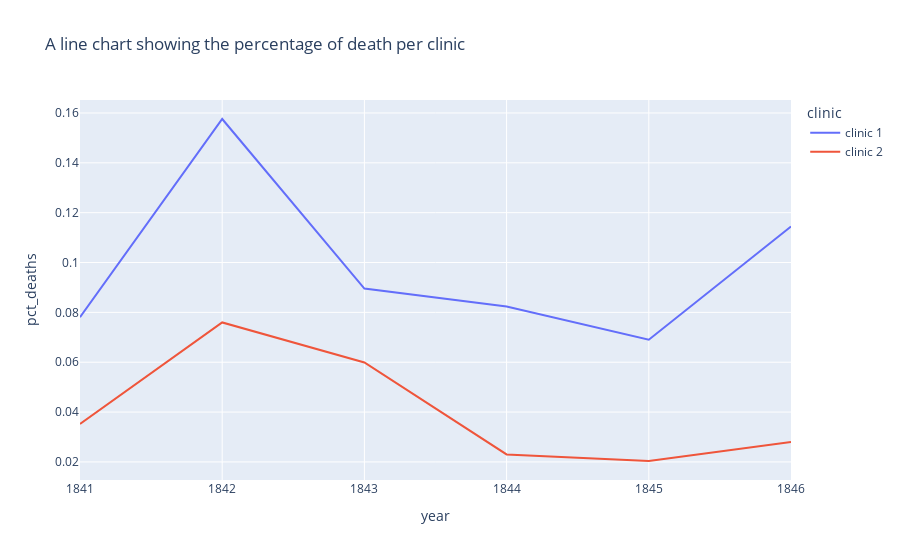

The code cell stored with this chart in its notebook:
### Markdown cell above
### Plotting the Proportion of Yearly Deaths by Clinic

### Code cell
line = px.line(df_yearly, x='year', y='pct_deaths', color='clinic', title='A line chart showing the percentage of death per clinic')
line.show()

### Figure 1 — Plotly figure (JSON) as saved in the notebook; plotly's stock layout.template omitted (floating-point values rounded to 4 significant figures)
{"data": [{"hovertemplate": "clinic=clinic 1<br>year=%{x}<br>pct_deaths=%{y}<extra></extra>", "legendgroup": "clinic 1", "line": {"color": "#636efa", "dash": "solid"}, "mode": "lines", "name": "clinic 1", "orientation": "v", "showlegend": true, "type": "scatter", "x": [1841, 1842, 1843, 1844, 1845, 1846], "xaxis": "x", "y": [0.07806, 0.1576, 0.08954, 0.08236, 0.06901, 0.1145], "yaxis": "y"}, {"hovertemplate": "clinic=clinic 2<br>year=%{x}<br>pct_deaths=%{y}<extra></extra>", "legendgroup": "clinic 2", "line": {"color": "#EF553B", "dash": "solid"}, "mode": "lines", "name": "clinic 2", "orientation": "v", "showlegend": true, "type": "scatter", "x": [1841, 1842, 1843, 1844, 1845, 1846], "xaxis": "x", "y": [0.03522, 0.07597, 0.05988, 0.023, 0.02036, 0.02797], "yaxis": "y"}], "layout": {"legend": {"title": {"text": "clinic"}, "tracegroupgap": 0}, "title": {"text": "A line chart showing the percentage of death per clinic"}, "xaxis": {"anchor": "y", "domain": [0, 1], "title": {"text": "year"}}, "yaxis": {"anchor": "x", "domain": [0, 1], "title": {"text": "pct_deaths"}}}}
